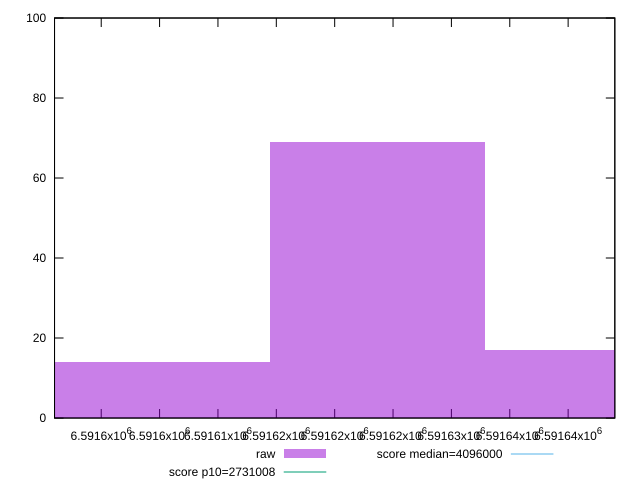

This figure's gnuplot source:
reset

$raw <<EOF
6591623.648403365 69
6591642.109387601 17
6591605.187419129 14
EOF

set key outside below
set boxwidth 18.46098423613979
set xrange [6591596:6591644]
set yrange [0:100]
set trange [0:100]
set style fill transparent solid 0.5 noborder

set parametric
set terminal svg size 640, 490 enhanced background rgb 'white'
set output "reprap/total-byte-weight/samples/pages+cached+noexternal+nosvg/raw/histogram.svg"

plot $raw title "raw" with boxes, \
     2731008,t title "score p10=2731008", \
     4096000,t title "score median=4096000"

reset
